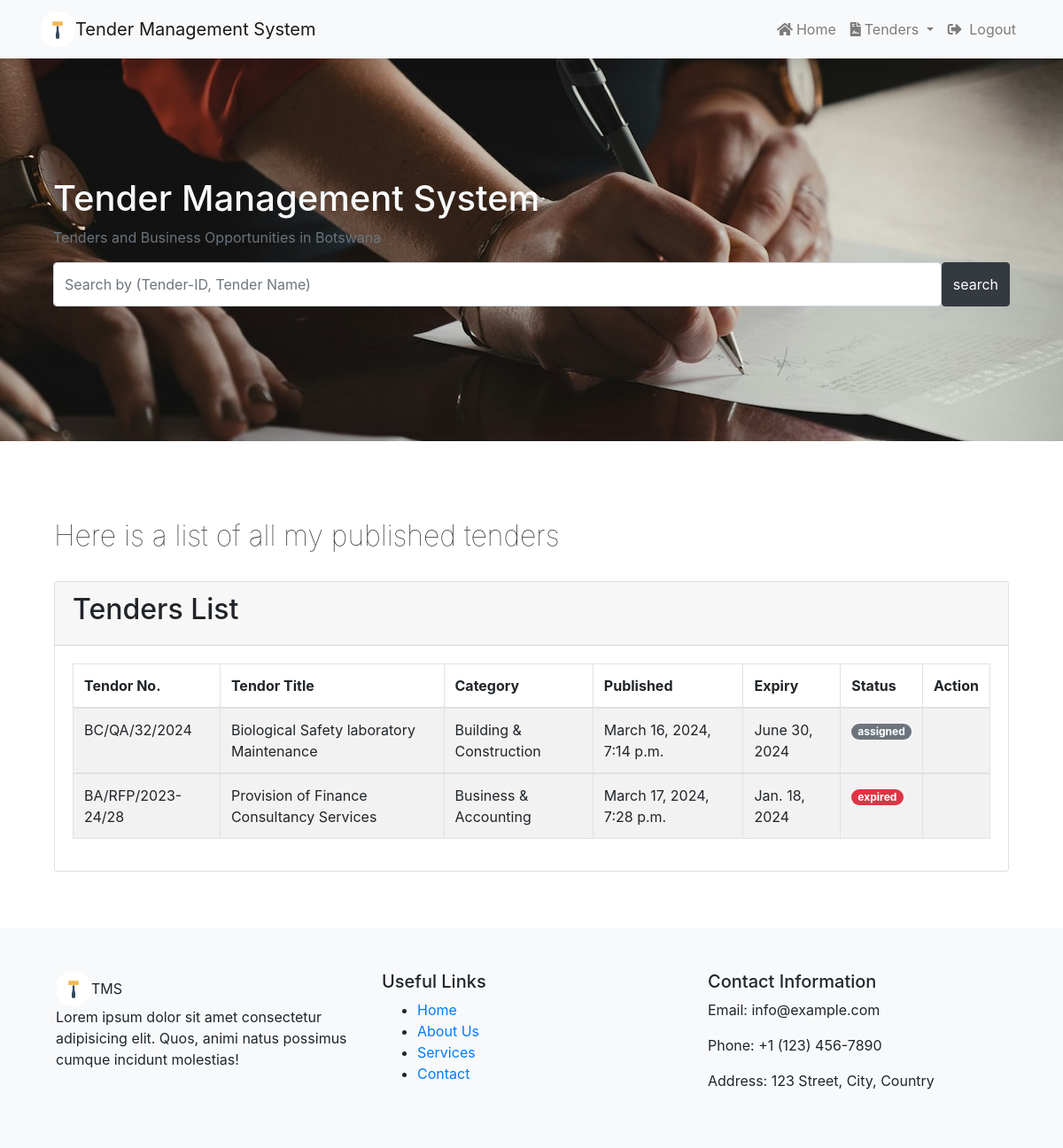
The app's page /tenders/published (signed in) with its own data.
### tender/models.py (models this page shows, shortened)
class Tender(models.Model):
    status_choices = [
        ('assigned', 'Assigned'),
        ('available', 'Available'),
        ('expired', 'Expired'),
    ]
    tender_no = models.CharField(max_length=20, unique=True)
    title = models.CharField(max_length=200)
    description = models.TextField()
    category = models.ForeignKey(Category, on_delete=models.DO_NOTHING)
    location = models.CharField(max_length=100)
    created_at = models.DateTimeField(auto_now_add=True)
    updated_at = models.DateTimeField(auto_now=True)
    status = models.CharField(max_length=20, choices=status_choices, default='available')
    document = models.FileField(upload_to='tender_documents/')
    publisher = models.ForeignKey(User, on_delete=models.PROTECT,related_name='owned_tenders')
    winner = models.ForeignKey(User, on_delete=models.PROTECT, null=True, blank=True, related_name='won_tenders')
    watchers = models.ManyToManyField(User, related_name='watchlist', blank=True)
    due_date = models.DateField()

class Category(models.Model):
    name = models.CharField(max_length=100)
    icon = models.CharField(max_length=100)

### tender/views.py (the view)
# urls.py: path('published', views.published_tenders, name='published_tenders'),
@login_required
def published_tenders(request):
    owner = request.user
    tendersByOwner = Tender.objects.filter(publisher=owner)
    return render(request, 'tenders/published-tenders.html', {
        'TendersByOwner': tendersByOwner
    })

### templates/tenders/published-tenders.html (shortened to what this page needs)
{%extends 'base.html'%} {%block content%}
{% include 'partials/search-bar.html'%}
<div class="container mt-4 p-3">
  <div class="container mt-5 mb-5 text-center">
    <div class="row">
      <div class="col-md-12 mb-4">
        <div class="title-wrap d-flex justify-content-between">
          <div class="title-box">
            <h2 class="title-a" style="font-weight: 100">
              Here is a list of all my published tenders
            </h2>
          </div>
        </div>
      </div>
      <div class="container">
        <div class="card">
          <div class="card-header text-left">
            <h2>Tenders List</h2>
          </div>
          <div class="card-body">
            <table class="table table-striped table-bordered nowrap text-left">
              <thead>
                <tr>
                  <th>Tendor No.</th>
                  <th>Tendor Title</th>
                  <th>Category</th>
                  <th>Published</th>
                  <th>Expiry</th>
                  <th>Status</th>
                  <th>Action</th>
                </tr>
              </thead>
              {% if TendersByOwner %} {%for tender in TendersByOwner%}
              <tbody>
                <td>{{tender.tender_no}}</td>
                <td>{{tender.title}}</td>
                <td>{{tender.category.name}}</td>
                <td>{{tender.created_at}}</td>
                <td>{{tender.due_date}}</td>
                {%if tender.status == 'available'%}
                <td>
                  <span class="badge badge-pill badge-success"
                    >{{tender.status}}</span
                  >
                </td>
                {%elif tender.status == 'assigned'%}
                <td>
                  <span class="badge badge-pill badge-secondary"
                    >{{tender.status}}</span
                  >
                </td>
                {%else%}
                <td>
                  <span class="badge badge-pill badge-danger"
                    >{{tender.status}}</span
                  >
                </td>
                {%endif%} {%if tender.status == 'available'%}
                <td>
                  <div class="px-3">
                    <a
                      href="{% url 'edit-tender' tender.id %}"
                      class="btn btn-sm btn-outline-secondary"
                      >Edit <span class="fas fa-edit"></span>
                    </a>
                  </div>
                </td>
                {%else%}
                <td></td>
                {%endif%} {%endfor%} {% endif%}
            </table>
          </div>
        </div>
      </div>
    </div>
  </div>
</div>
{%endblock%}

### records on screen
Tender: tender_no "BC/QA/32/2024", title "Biological Safety laboratory Maintenance", category.name "Building & Construction", created_at "March 16, 2024, 7:14 p.m.", due_date "June 30, 2024", status "assigned"
Tender: tender_no "BA/RFP/2023-24/28", title "Provision of Finance Consultancy Services", category.name "Business & Accounting", created_at "March 17, 2024, 7:28 p.m.", due_date "Jan. 18, 2024", status "expired"
